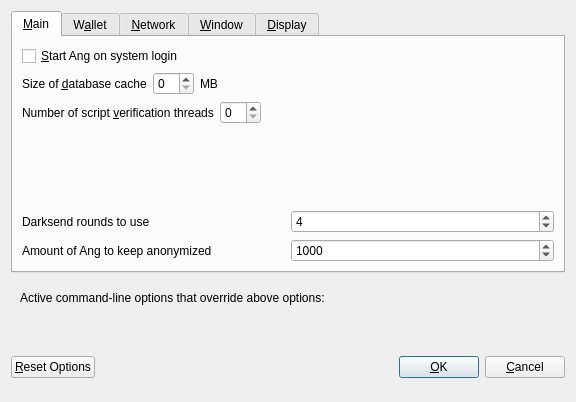
<?xml version="1.0" encoding="UTF-8"?>
<ui version="4.0">
 <class>OptionsDialog</class>
 <widget class="QDialog" name="OptionsDialog">
  <property name="geometry">
   <rect>
    <x>0</x>
    <y>0</y>
    <width>576</width>
    <height>402</height>
   </rect>
  </property>
  <property name="windowTitle">
   <string>Options</string>
  </property>
  <property name="modal">
   <bool>true</bool>
  </property>
  <layout class="QVBoxLayout" name="verticalLayout">
   <item>
    <widget class="QTabWidget" name="tabWidget">
     <property name="currentIndex">
      <number>0</number>
     </property>
     <widget class="QWidget" name="tabMain">
      <attribute name="title">
       <string>&amp;Main</string>
      </attribute>
      <layout class="QVBoxLayout" name="verticalLayout_Main">
       <item>
        <widget class="QCheckBox" name="bitcoinAtStartup">
         <property name="toolTip">
          <string>Automatically start Ang after logging in to the system.</string>
         </property>
         <property name="text">
          <string>&amp;Start Ang on system login</string>
         </property>
        </widget>
       </item>
       <item>
        <layout class="QHBoxLayout" name="horizontalLayout_2_Main">
         <item>
          <widget class="QLabel" name="databaseCacheLabel">
           <property name="text">
            <string>Size of &amp;database cache</string>
           </property>
           <property name="textFormat">
            <enum>Qt::PlainText</enum>
           </property>
           <property name="buddy">
            <cstring>databaseCache</cstring>
           </property>
          </widget>
         </item>
         <item>
          <widget class="QSpinBox" name="databaseCache"/>
         </item>
         <item>
          <widget class="QLabel" name="databaseCacheUnitLabel">
           <property name="text">
            <string>MB</string>
           </property>
           <property name="textFormat">
            <enum>Qt::PlainText</enum>
           </property>
          </widget>
         </item>
         <item>
          <spacer name="horizontalSpacer_2_Main">
           <property name="orientation">
            <enum>Qt::Horizontal</enum>
           </property>
           <property name="sizeHint" stdset="0">
            <size>
             <width>40</width>
             <height>20</height>
            </size>
           </property>
          </spacer>
         </item>
        </layout>
       </item>
       <item>
        <layout class="QHBoxLayout" name="horizontalLayout_3_Main">
         <item>
          <widget class="QLabel" name="threadsScriptVerifLabel">
           <property name="text">
            <string>Number of script &amp;verification threads</string>
           </property>
           <property name="textFormat">
            <enum>Qt::PlainText</enum>
           </property>
           <property name="buddy">
            <cstring>threadsScriptVerif</cstring>
           </property>
          </widget>
         </item>
         <item>
          <widget class="QSpinBox" name="threadsScriptVerif">
           <property name="toolTip">
            <string>(0 = auto, &lt;0 = leave that many cores free)</string>
           </property>
          </widget>
         </item>
         <item>
          <spacer name="horizontalSpacer_3_Main">
           <property name="orientation">
            <enum>Qt::Horizontal</enum>
           </property>
           <property name="sizeHint" stdset="0">
            <size>
             <width>40</width>
             <height>20</height>
            </size>
           </property>
          </spacer>
         </item>
        </layout>
       </item>
       <item>
        <spacer name="verticalSpacer_Main">
         <property name="orientation">
          <enum>Qt::Vertical</enum>
         </property>
         <property name="sizeHint" stdset="0">
          <size>
           <width>20</width>
           <height>40</height>
          </size>
         </property>
        </spacer>
       </item>
       <item>
        <layout class="QHBoxLayout" name="horizontalLayout_4_Main">
         <item>
          <widget class="QLabel" name="label">
           <property name="toolTip">
            <string>This setting determines the amount of individual masternodes that an input will be anonymized through.&lt;br/&gt;More rounds of anonymization gives a higher degree of privacy, but also costs more in fees.</string>
           </property>
           <property name="text">
            <string>Darksend rounds to use</string>
           </property>
          </widget>
         </item>
         <item>
          <widget class="QSpinBox" name="darksendRounds">
           <property name="minimum">
            <number>2</number>
           </property>
           <property name="maximum">
            <number>8</number>
           </property>
           <property name="value">
            <number>4</number>
           </property>
          </widget>
         </item>
        </layout>
       </item>
       <item>
        <layout class="QHBoxLayout" name="horizontalLayout">
         <item>
          <widget class="QLabel" name="label_2">
           <property name="toolTip">
            <string>This amount acts as a threshold to turn off Darksend once it's reached.</string>
           </property>
           <property name="statusTip">
            <string notr="true"/>
           </property>
           <property name="whatsThis">
            <string notr="true"/>
           </property>
           <property name="accessibleName">
            <string notr="true"/>
           </property>
           <property name="accessibleDescription">
            <string notr="true"/>
           </property>
           <property name="text">
            <string>Amount of Ang to keep anonymized</string>
           </property>
          </widget>
         </item>
         <item>
          <widget class="QSpinBox" name="anonymizeDarkcoin">
           <property name="minimum">
            <number>2</number>
           </property>
           <property name="maximum">
            <number>2000</number>
           </property>
           <property name="singleStep">
            <number>10</number>
           </property>
           <property name="value">
            <number>1000</number>
           </property>
          </widget>
         </item>
        </layout>
       </item>
      </layout>
     </widget>
     <widget class="QWidget" name="tabWallet">
      <attribute name="title">
       <string>W&amp;allet</string>
      </attribute>
      <layout class="QVBoxLayout" name="verticalLayout_Wallet">
       <item>
        <widget class="QGroupBox" name="groupBox">
         <property name="title">
          <string>Expert</string>
         </property>
         <layout class="QVBoxLayout" name="verticalLayout_2">
          <item>
           <widget class="QCheckBox" name="coinControlFeatures">
            <property name="toolTip">
             <string>Whether to show coin control features or not.</string>
            </property>
            <property name="text">
             <string>Enable coin &amp;control features</string>
            </property>
           </widget>
          </item>
          <item>
           <widget class="QCheckBox" name="spendZeroConfChange">
            <property name="toolTip">
             <string>If you disable the spending of unconfirmed change, the change from a transaction&lt;br/&gt;cannot be used until that transaction has at least one confirmation.&lt;br/&gt;This also affects how your balance is computed.</string>
            </property>
            <property name="text">
             <string>&amp;Spend unconfirmed change</string>
            </property>
           </widget>
          </item>
         </layout>
        </widget>
       </item>
       <item>
        <spacer name="verticalSpacer_Wallet">
         <property name="orientation">
          <enum>Qt::Vertical</enum>
         </property>
         <property name="sizeHint" stdset="0">
          <size>
           <width>20</width>
           <height>40</height>
          </size>
         </property>
        </spacer>
       </item>
      </layout>
     </widget>
     <widget class="QWidget" name="tabNetwork">
      <attribute name="title">
       <string>&amp;Network</string>
      </attribute>
      <layout class="QVBoxLayout" name="verticalLayout_Network">
       <item>
        <widget class="QCheckBox" name="mapPortUpnp">
         <property name="toolTip">
          <string>Automatically open the Ang client port on the router. This only works when your router supports UPnP and it is enabled.</string>
         </property>
         <property name="text">
          <string>Map port using &amp;UPnP</string>
         </property>
        </widget>
       </item>
       <item>
        <widget class="QCheckBox" name="allowIncoming">
         <property name="toolTip">
          <string>Accept connections from outside</string>
         </property>
         <property name="text">
          <string>Allow incoming connections</string>
         </property>
        </widget>
       </item>
       <item>
        <widget class="QCheckBox" name="connectSocks">
         <property name="toolTip">
          <string>Connect to the Ang network through a SOCKS5 proxy.</string>
         </property>
         <property name="text">
          <string>&amp;Connect through SOCKS5 proxy (default proxy):</string>
         </property>
        </widget>
       </item>
       <item>
        <layout class="QHBoxLayout" name="horizontalLayout_1_Network">
         <item>
          <widget class="QLabel" name="proxyIpLabel">
           <property name="text">
            <string>Proxy &amp;IP:</string>
           </property>
           <property name="textFormat">
            <enum>Qt::PlainText</enum>
           </property>
           <property name="buddy">
            <cstring>proxyIp</cstring>
           </property>
          </widget>
         </item>
         <item>
          <widget class="QValidatedLineEdit" name="proxyIp">
           <property name="minimumSize">
            <size>
             <width>140</width>
             <height>0</height>
            </size>
           </property>
           <property name="maximumSize">
            <size>
             <width>140</width>
             <height>16777215</height>
            </size>
           </property>
           <property name="toolTip">
            <string>IP address of the proxy (e.g. IPv4: 127.0.0.1 / IPv6: ::1)</string>
           </property>
          </widget>
         </item>
         <item>
          <widget class="QLabel" name="proxyPortLabel">
           <property name="text">
            <string>&amp;Port:</string>
           </property>
           <property name="textFormat">
            <enum>Qt::PlainText</enum>
           </property>
           <property name="buddy">
            <cstring>proxyPort</cstring>
           </property>
          </widget>
         </item>
         <item>
          <widget class="QLineEdit" name="proxyPort">
           <property name="minimumSize">
            <size>
             <width>55</width>
             <height>0</height>
            </size>
           </property>
           <property name="maximumSize">
            <size>
             <width>55</width>
             <height>16777215</height>
            </size>
           </property>
           <property name="toolTip">
            <string>Port of the proxy (e.g. 9050)</string>
           </property>
          </widget>
         </item>
         <item>
          <spacer name="horizontalSpacer_1_Network">
           <property name="orientation">
            <enum>Qt::Horizontal</enum>
           </property>
           <property name="sizeHint" stdset="0">
            <size>
             <width>40</width>
             <height>20</height>
            </size>
           </property>
          </spacer>
         </item>
        </layout>
       </item>
       <item>
        <spacer name="verticalSpacer_Network">
         <property name="orientation">
          <enum>Qt::Vertical</enum>
         </property>
         <property name="sizeHint" stdset="0">
          <size>
           <width>20</width>
           <height>40</height>
          </size>
         </property>
        </spacer>
       </item>
      </layout>
     </widget>
     <widget class="QWidget" name="tabWindow">
      <attribute name="title">
       <string>&amp;Window</string>
      </attribute>
      <layout class="QVBoxLayout" name="verticalLayout_Window">
       <item>
        <widget class="QCheckBox" name="minimizeToTray">
         <property name="toolTip">
          <string>Show only a tray icon after minimizing the window.</string>
         </property>
         <property name="text">
          <string>&amp;Minimize to the tray instead of the taskbar</string>
         </property>
        </widget>
       </item>
       <item>
        <widget class="QCheckBox" name="minimizeOnClose">
         <property name="toolTip">
          <string>Minimize instead of exit the application when the window is closed. When this option is enabled, the application will be closed only after selecting Quit in the menu.</string>
         </property>
         <property name="text">
          <string>M&amp;inimize on close</string>
         </property>
        </widget>
       </item>
       <item>
        <spacer name="verticalSpacer_Window">
         <property name="orientation">
          <enum>Qt::Vertical</enum>
         </property>
         <property name="sizeHint" stdset="0">
          <size>
           <width>20</width>
           <height>40</height>
          </size>
         </property>
        </spacer>
       </item>
      </layout>
     </widget>
     <widget class="QWidget" name="tabDisplay">
      <attribute name="title">
       <string>&amp;Display</string>
      </attribute>
      <layout class="QVBoxLayout" name="verticalLayout_Display">
       <item>
        <layout class="QHBoxLayout" name="horizontalLayout_1_Display">
         <item>
          <widget class="QLabel" name="langLabel">
           <property name="text">
            <string>User Interface &amp;language:</string>
           </property>
           <property name="textFormat">
            <enum>Qt::PlainText</enum>
           </property>
           <property name="buddy">
            <cstring>lang</cstring>
           </property>
          </widget>
         </item>
         <item>
          <widget class="QValueComboBox" name="lang">
           <property name="toolTip">
            <string>The user interface language can be set here. This setting will take effect after restarting Ang.</string>
           </property>
          </widget>
         </item>
        </layout>
       </item>
       <item>
        <widget class="QLabel" name="label_3">
         <property name="toolTip">
          <string notr="true"/>
         </property>
         <property name="statusTip">
          <string notr="true"/>
         </property>
         <property name="whatsThis">
          <string notr="true"/>
         </property>
         <property name="accessibleName">
          <string notr="true"/>
         </property>
         <property name="text">
          <string>Language missing or translation incomplete? Help contributing translations here:
https://www.transifex.com/projects/p/ang/</string>
         </property>
         <property name="wordWrap">
          <bool>true</bool>
         </property>
         <property name="openExternalLinks">
          <bool>true</bool>
         </property>
         <property name="textInteractionFlags">
          <set>Qt::TextBrowserInteraction</set>
         </property>
        </widget>
       </item>
       <item>
        <layout class="QHBoxLayout" name="horizontalLayout_4_Display" stretch="0,0">
         <item>
          <widget class="QLabel" name="themeLabel">
           <property name="text">
            <string>User Interface Theme:</string>
           </property>
          </widget>
         </item>
         <item>
          <widget class="QValueComboBox" name="theme"/>
         </item>
        </layout>
       </item>
       <item>
        <widget class="Line" name="line">
         <property name="orientation">
          <enum>Qt::Horizontal</enum>
         </property>
        </widget>
       </item>
       <item>
        <layout class="QHBoxLayout" name="horizontalLayout_2_Display">
         <item>
          <widget class="QLabel" name="unitLabel">
           <property name="text">
            <string>&amp;Unit to show amounts in:</string>
           </property>
           <property name="textFormat">
            <enum>Qt::PlainText</enum>
           </property>
           <property name="buddy">
            <cstring>unit</cstring>
           </property>
          </widget>
         </item>
         <item>
          <widget class="QValueComboBox" name="unit">
           <property name="toolTip">
            <string>Choose the default subdivision unit to show in the interface and when sending coins.</string>
           </property>
          </widget>
         </item>
        </layout>
       </item>
       <item>
        <layout class="QHBoxLayout" name="horizontalLayout_5_Display">
         <item>
          <widget class="QLabel" name="digitsLabel">
           <property name="text">
            <string>Decimal digits</string>
           </property>
          </widget>
         </item>
         <item>
          <widget class="QValueComboBox" name="digits"/>
         </item>
        </layout>
       </item>
       <item>
        <layout class="QHBoxLayout" name="horizontalLayout_3_Display">
         <item>
          <widget class="QLabel" name="thirdPartyTxUrlsLabel">
           <property name="toolTip">
            <string>Third party URLs (e.g. a block explorer) that appear in the transactions tab as context menu items. %s in the URL is replaced by transaction hash. Multiple URLs are separated by vertical bar |.</string>
           </property>
           <property name="text">
            <string>Third party transaction URLs</string>
           </property>
           <property name="buddy">
            <cstring>thirdPartyTxUrls</cstring>
           </property>
          </widget>
         </item>
         <item>
          <widget class="QLineEdit" name="thirdPartyTxUrls">
           <property name="toolTip">
            <string>Third party URLs (e.g. a block explorer) that appear in the transactions tab as context menu items. %s in the URL is replaced by transaction hash. Multiple URLs are separated by vertical bar |.</string>
           </property>
          </widget>
         </item>
        </layout>
       </item>
       <item>
        <spacer name="verticalSpacer">
         <property name="orientation">
          <enum>Qt::Vertical</enum>
         </property>
         <property name="sizeHint" stdset="0">
          <size>
           <width>20</width>
           <height>40</height>
          </size>
         </property>
        </spacer>
       </item>
      </layout>
     </widget>
    </widget>
   </item>
   <item>
    <widget class="QFrame" name="frame">
     <layout class="QVBoxLayout" name="verticalLayout_Bottom">
      <item>
       <layout class="QHBoxLayout" name="horizontalLayout_Bottom">
        <item>
         <widget class="QLabel" name="overriddenByCommandLineInfoLabel">
          <property name="text">
           <string>Active command-line options that override above options:</string>
          </property>
          <property name="textFormat">
           <enum>Qt::PlainText</enum>
          </property>
         </widget>
        </item>
        <item>
         <spacer name="horizontalSpacer_Bottom">
          <property name="orientation">
           <enum>Qt::Horizontal</enum>
          </property>
          <property name="sizeHint" stdset="0">
           <size>
            <width>40</width>
            <height>20</height>
           </size>
          </property>
         </spacer>
        </item>
       </layout>
      </item>
      <item>
       <widget class="QLabel" name="overriddenByCommandLineLabel">
        <property name="text">
         <string/>
        </property>
        <property name="textFormat">
         <enum>Qt::PlainText</enum>
        </property>
        <property name="wordWrap">
         <bool>true</bool>
        </property>
       </widget>
      </item>
     </layout>
    </widget>
   </item>
   <item>
    <layout class="QHBoxLayout" name="horizontalLayout_Buttons">
     <item>
      <widget class="QPushButton" name="resetButton">
       <property name="toolTip">
        <string>Reset all client options to default.</string>
       </property>
       <property name="text">
        <string>&amp;Reset Options</string>
       </property>
       <property name="autoDefault">
        <bool>false</bool>
       </property>
      </widget>
     </item>
     <item>
      <spacer name="horizontalSpacer_1">
       <property name="orientation">
        <enum>Qt::Horizontal</enum>
       </property>
       <property name="sizeHint" stdset="0">
        <size>
         <width>40</width>
         <height>48</height>
        </size>
       </property>
      </spacer>
     </item>
     <item>
      <widget class="QLabel" name="statusLabel">
       <property name="minimumSize">
        <size>
         <width>200</width>
         <height>0</height>
        </size>
       </property>
       <property name="font">
        <font>
         <weight>75</weight>
         <bold>true</bold>
        </font>
       </property>
       <property name="text">
        <string/>
       </property>
       <property name="textFormat">
        <enum>Qt::PlainText</enum>
       </property>
       <property name="wordWrap">
        <bool>true</bool>
       </property>
      </widget>
     </item>
     <item>
      <spacer name="horizontalSpacer_2">
       <property name="orientation">
        <enum>Qt::Horizontal</enum>
       </property>
       <property name="sizeHint" stdset="0">
        <size>
         <width>40</width>
         <height>48</height>
        </size>
       </property>
      </spacer>
     </item>
     <item>
      <widget class="QPushButton" name="okButton">
       <property name="text">
        <string>&amp;OK</string>
       </property>
       <property name="autoDefault">
        <bool>false</bool>
       </property>
       <property name="default">
        <bool>true</bool>
       </property>
      </widget>
     </item>
     <item>
      <widget class="QPushButton" name="cancelButton">
       <property name="text">
        <string>&amp;Cancel</string>
       </property>
       <property name="autoDefault">
        <bool>false</bool>
       </property>
      </widget>
     </item>
    </layout>
   </item>
  </layout>
 </widget>
 <customwidgets>
  <customwidget>
   <class>QValidatedLineEdit</class>
   <extends>QLineEdit</extends>
   <header>qvalidatedlineedit.h</header>
  </customwidget>
  <customwidget>
   <class>QValueComboBox</class>
   <extends>QComboBox</extends>
   <header>qvaluecombobox.h</header>
  </customwidget>
 </customwidgets>
 <resources/>
 <connections/>
</ui>
